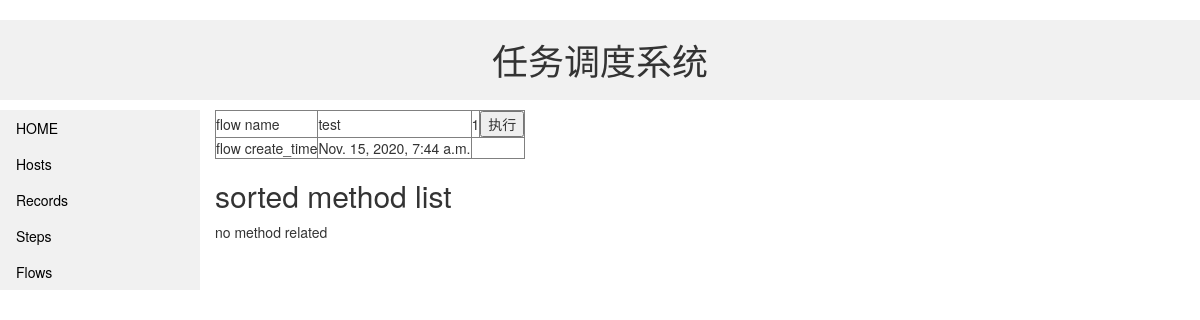
/flows/1, run on an earlier commit of the app's database.
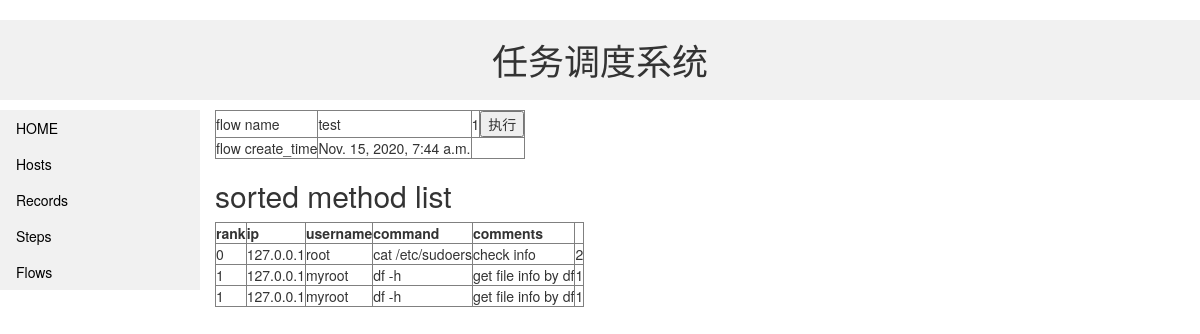
And on a later commit of the database.
### app2/models.py (models this page shows, shortened)
class Flow(models.Model):
    methods = models.ManyToManyField(Method, through='FlowMethodMembership')
    name = models.CharField(max_length=256)
    create_time = models.DateTimeField(auto_now_add=True)
    class Meta:
        ordering = [ 'create_time' ]

class Host(models.Model):
    ip = models.CharField(max_length=32,default='1.1.1.1')
    hostname = models.CharField(max_length=32,default='unknown')
    search_fields = [ 'hostname' ]
    def display_users(self):
        return ','.join([user.username for user in self.user_set.all()[:3]])
    display_users.short_description = 'Users'

class User(models.Model):
    ip = models.ForeignKey(Host, on_delete=models.CASCADE)
    username = models.CharField(max_length=24,default='myroot')
    password = models.CharField(max_length=24)

class Method(models.Model):
    ip = models.ForeignKey(Host, on_delete=models.CASCADE)
    username = models.ForeignKey(User, on_delete=models.CASCADE)
    command = models.CharField(max_length=512,default='df -h')
    comments = models.CharField(max_length=512,default='comments has not been added')
    create_time = models.DateTimeField(auto_now=True)
    expect_res = models.IntegerField(default=4398)

### app2/views.py (the view)
# urls.py: path('flows/<int:flow_id>',views.FlowDetailView,name='flowdetail'),
def FlowDetailView(request,flow_id):
    flow = Flow.objects.get(id=int(flow_id))
    mrank_list = []
    membership = FlowMethodMembership.objects.filter(flow__id=flow_id)
    for member in membership:
        method = Method.objects.get(id=member.method.id)
        ip = method.ip.ip
        username = method.username.username
        command = method.command
        rank = member.rank
        comments = method.comments
        mrank_list.append({ "ip":ip, "username":username, "command":command, "rank":rank, "comments":comments, "methodid":method.id })
    mrank_list.sort(key=(lambda x:x.get('rank')))
    context = { "mrank_list":mrank_list, "flow":flow }
    return render(request,"flowdetail/list.html",context)

### app2/templates/flowdetail/list.html
{% extends "base_generic.html" %}
{% block content %}
<table border="1">
    <tr>
        <td>flow name</td>
        <td>{{ flow.name }}</td>
        <td id="flowid">{{ flow.id }}</td>
        <td><input type="button" onclick="reminder()" value="执行" /></td>
    </tr>
    <tr>
        <td>flow create_time</td>
        <td>{{ flow.create_time }}</td>
    </tr>
</table>
<h2>sorted method list</h2>
{% if mrank_list %}
    <table id="fmlist" border="1">
        <tr>
            <th>rank</th>
            <th>ip</th>
            <th>username</th>
            <th>command</th>
            <th>comments</th>
        </tr>
        {% for mrank in mrank_list %}
        <tr>
            <td>{{ mrank.rank }}</td>
            <td>{{ mrank.ip }}</td>
            <td>{{ mrank.username }}</td>
            <td>{{ mrank.command }}</td>
            <td>{{ mrank.comments }}</td>
            <td >{{ mrank.methodid }}</td>
        </tr>
        {% endfor %}
    </table>
{% else %}
    <p>no method related</p>
{% endif %}
{% endblock %}

### app2/templates/base_generic.html (shortened to what this page needs)
<!DOCTYPE html>
<html lang="en">
    <head>
        {% load static %}
        <link rel="stylesheet" type="text/css" href={% static 'css/style.css' %}/>
		<link href="https://cdn.staticfile.org/twitter-bootstrap/3.3.7/css/bootstrap.min.css" rel="stylesheet">
    </head>
    <body>
        <h1 class="header">任务调度系统</h1>
        <ul class="hlist">
            <li ><a class="href" href="{% url 'index' %}">HOME</a></li>
            <li ><a class="href" href="{% url 'hosts' %}">Hosts</a></li>
            <li ><a class="href" href="{% url 'records' %}">Records</a></li>
            <li ><a class="href" href="{% url 'steps' %}">Steps</a></li>
            <li ><a class="href" href="{% url 'flows' %}">Flows</a></li>
        </ul>
        <div class="col-sm-10">
            {% block content %}{% endblock %}
        </div>
    </body>
</html>

### app2/static/css/style.css (style rules this page uses)
td { padding:10px }
.header { background-color: #f1f1f1; padding: 20px; text-align: center; }
.hlist { float:left; list-style-type: none; margin: 0; padding: 0; width: 200px; background-color: #f1f1f1; }
a.href { display: block; color: #000; padding: 8px 16px; text-decoration: none; }
table { border-collapse:collapse; }

What changed in the data, as far as the page shows it:
now on this page (row unchanged): Host: ip "127.0.0.1" "127.0.0.1" "127.0.0.1"
now on this page (row unchanged): User: username "root"
now on this page (row edited): Method: command "cat /etc/sudoers", comments "check info"
now on this page (row unchanged): User: username "myroot" "myroot"
now on this page (row edited): Method: command "df -h" "df -h", comments "get file info by df" "get file info by df"
Also different on the page:
text no longer shown: "no method related"
text now shown: "rank ip username command comments"
new list line: "0 2"
new list line: "1 1"
